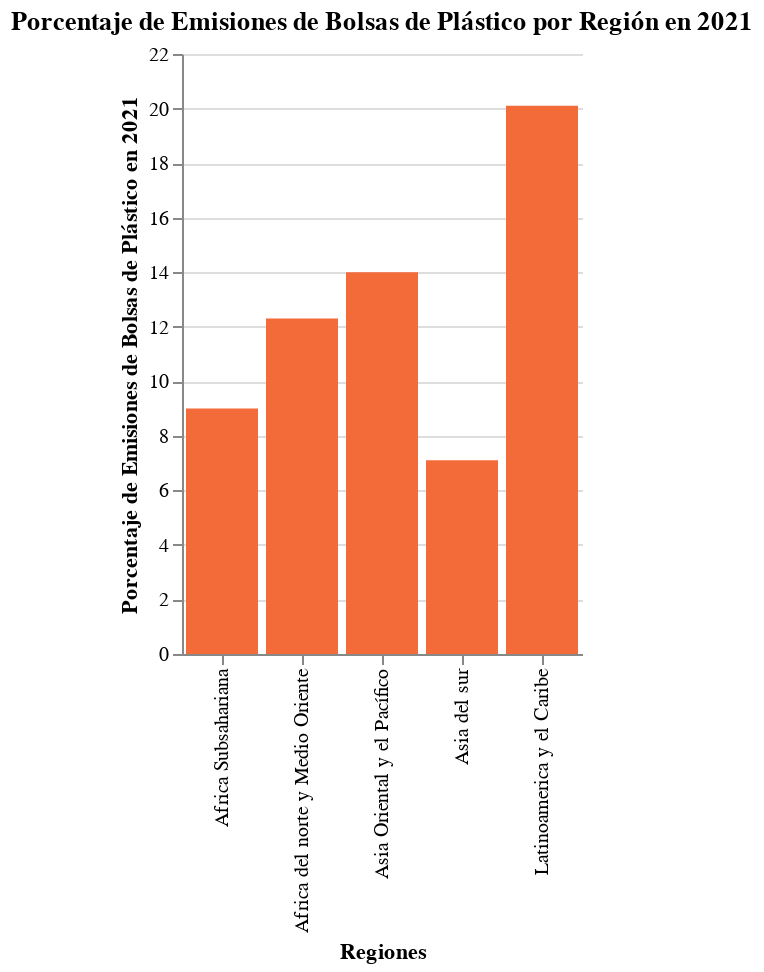

The cell this chart's notebook holds for it:
### Code cell
chart_bags
#

### Figure 1 — Vega-Lite specification as saved in the notebook (floating-point values rounded to 4 significant figures)
{"config": {"view": {"continuousWidth": 400, "continuousHeight": 300, "fill": "transparent", "stroke": null}}, "data": {"name": "data-cc1820e98093660bcac810d5f842f1ce"}, "mark": {"type": "bar", "color": "#f36b39"}, "encoding": {"tooltip": [{"field": "Region", "type": "nominal"}, {"field": "Porcentaje", "type": "quantitative"}], "x": {"field": "Region", "title": "Regiones", "type": "nominal"}, "y": {"field": "Porcentaje", "title": "Porcentaje de Emisiones de Bolsas de Plástico en 2021", "type": "quantitative"}}, "height": 300, "title": "Porcentaje de Emisiones de Bolsas de Plástico por Región en 2021", "width": 200, "$schema": "https://vega.github.io/schema/vega-lite/v4.17.0.json", "datasets": {"data-cc1820e98093660bcac810d5f842f1ce": [{"Region": "Asia Oriental y el Pacífico", "Porcentaje": 14.0}, {"Region": "Asia del sur", "Porcentaje": 7.1}, {"Region": "Latinoamerica y el Caribe", "Porcentaje": 20.1}, {"Region": "Africa Subsahariana", "Porcentaje": 9.0}, {"Region": "Africa del norte y Medio Oriente", "Porcentaje": 12.3}]}}
